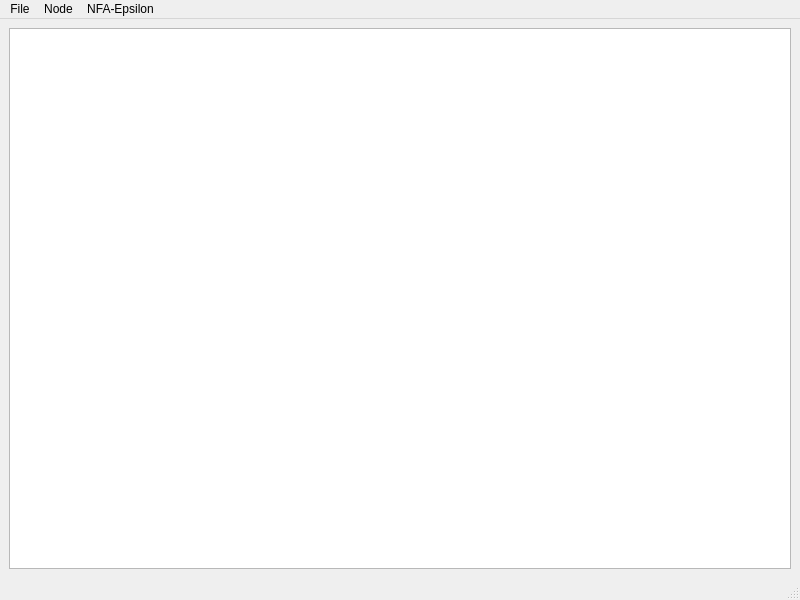
<?xml version="1.0" encoding="UTF-8"?>
<ui version="4.0">
 <class>NFAEpsilonWindow</class>
 <widget class="QMainWindow" name="NFAEpsilonWindow">
  <property name="geometry">
   <rect>
    <x>0</x>
    <y>0</y>
    <width>800</width>
    <height>600</height>
   </rect>
  </property>
  <property name="windowTitle">
   <string>NFA Epsilon</string>
  </property>
  <widget class="QWidget" name="centralwidget">
   <layout class="QVBoxLayout" name="verticalLayout">
    <item>
     <widget class="QGraphicsView" name="graphicsView"/>
    </item>
   </layout>
  </widget>
  <widget class="QMenuBar" name="menubar">
   <property name="geometry">
    <rect>
     <x>0</x>
     <y>0</y>
     <width>800</width>
     <height>27</height>
    </rect>
   </property>
   <widget class="QMenu" name="menuFile">
    <property name="title">
     <string>File</string>
    </property>
    <addaction name="actionSave"/>
   </widget>
   <widget class="QMenu" name="menuNode">
    <property name="title">
     <string>Node</string>
    </property>
    <widget class="QMenu" name="menuEdit">
     <property name="title">
      <string>Edit</string>
     </property>
     <addaction name="actionChange_Name"/>
     <addaction name="actionChange_State"/>
    </widget>
    <addaction name="actionNew"/>
    <addaction name="actionConnect"/>
    <addaction name="menuEdit"/>
    <addaction name="actionDisconnect"/>
    <addaction name="actionDelete"/>
   </widget>
   <widget class="QMenu" name="menuDFA">
    <property name="title">
     <string>NFA-Epsilon</string>
    </property>
    <addaction name="actionSolve"/>
    <addaction name="actionTransform_to_DFA"/>
   </widget>
   <addaction name="menuFile"/>
   <addaction name="menuNode"/>
   <addaction name="menuDFA"/>
  </widget>
  <widget class="QStatusBar" name="statusbar"/>
  <action name="actionSave">
   <property name="text">
    <string>Save</string>
   </property>
  </action>
  <action name="actionNew">
   <property name="text">
    <string>New</string>
   </property>
  </action>
  <action name="actionConnect">
   <property name="text">
    <string>Connect</string>
   </property>
  </action>
  <action name="actionDisconnect">
   <property name="text">
    <string>Disconnect</string>
   </property>
  </action>
  <action name="actionDelete">
   <property name="text">
    <string>Delete</string>
   </property>
  </action>
  <action name="actionSolve">
   <property name="text">
    <string>Solve</string>
   </property>
  </action>
  <action name="actionChange_Name">
   <property name="text">
    <string>Change Name</string>
   </property>
  </action>
  <action name="actionChange_State">
   <property name="text">
    <string>Change State</string>
   </property>
  </action>
  <action name="actionOpen">
   <property name="text">
    <string>Open</string>
   </property>
  </action>
  <action name="actionTransform_to_DFA">
   <property name="text">
    <string>Transform to DFA</string>
   </property>
  </action>
 </widget>
 <resources/>
 <connections/>
</ui>
